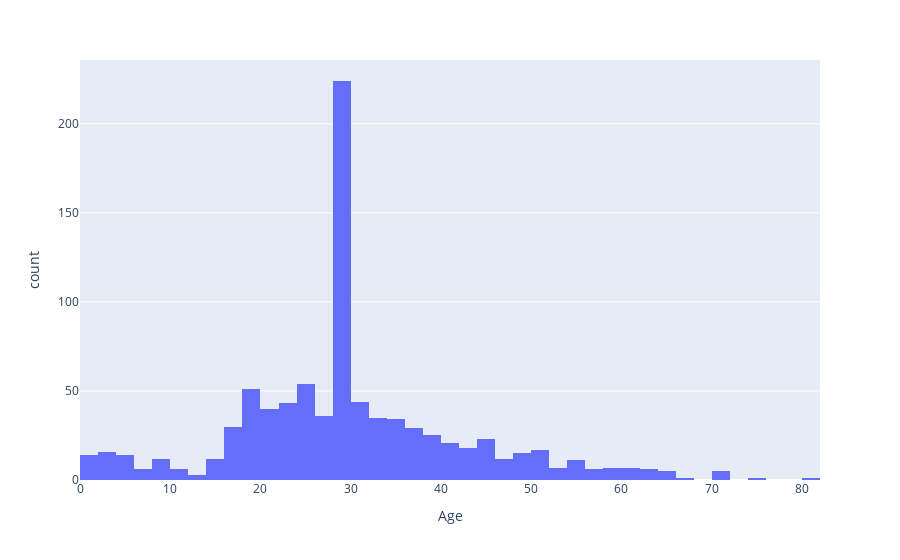

Source (notebook cell):
### Markdown cell above
### See distribution after filling missing values:

### Code cell
#titanic.hist(column='Age',bins=50,figsize=(10,7))

fig2= px.histogram(titanic, x=['Age'], nbins=50)  ## wrong column name

fig2.show()

### Figure 1 — Plotly figure (JSON) as saved in the notebook; plotly's stock layout.template omitted (floating-point values rounded to 4 significant figures; data arrays with more than 128 entries replaced by an {"elided": "..."} marker saying what was removed)
{"data": [{"alignmentgroup": "True", "bingroup": "x", "hovertemplate": "Age=%{x}<br>count=%{y}<extra></extra>", "legendgroup": "", "marker": {"color": "#636efa", "pattern": {"shape": ""}}, "name": "", "nbinsx": 50, "offsetgroup": "", "orientation": "v", "showlegend": false, "type": "histogram", "x": {"elided": "891 float values"}, "xaxis": "x", "yaxis": "y"}], "layout": {"autosize": true, "barmode": "relative", "legend": {"tracegroupgap": 0}, "margin": {"t": 60}, "xaxis": {"anchor": "y", "autorange": true, "domain": [0, 1], "range": [0, 82], "title": {"text": "Age"}, "type": "linear"}, "yaxis": {"anchor": "x", "autorange": true, "domain": [0, 1], "range": [0, 235.8], "title": {"text": "count"}}}}
